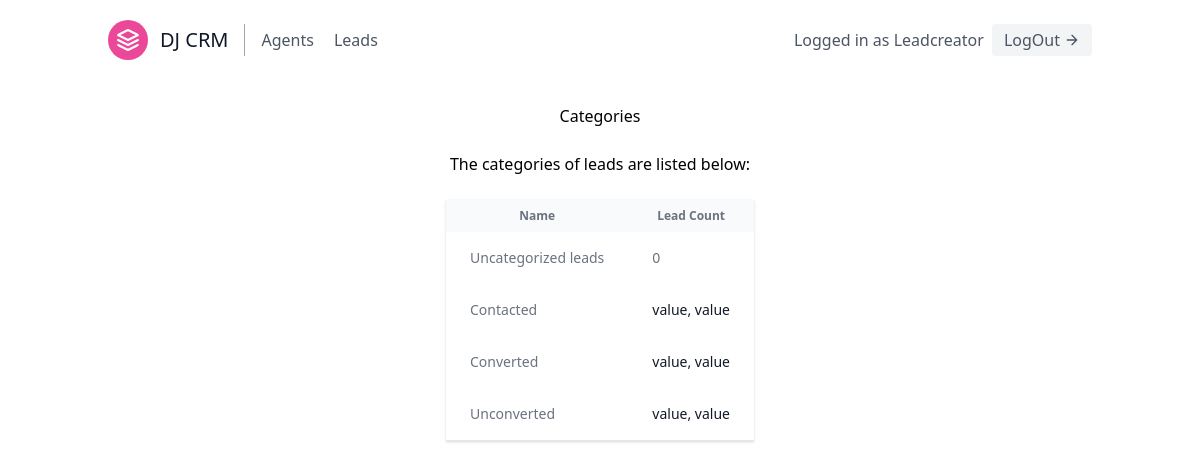
The page /leads/categories/ (signed in) on the database its author committed.
### leads/models.py (models this page shows, shortened)
class User(AbstractUser):
    is_organizer = models.BooleanField(default = True)
    is_agent = models.BooleanField(default = False)

class Category(models.Model):  #new, contacted, converted, unconverted(types of category)
    name = models.CharField(max_length=30)
    organization = models.ForeignKey(UserProfile, on_delete=models.CASCADE)

### leads/views.py (the view)
# urls.py: path('categories/', CategoryListView.as_view(), name ="categories"),
class CategoryListView(LoginRequiredMixin, generic.ListView):
    template_name = 'leads/category_lists.html'
    context_object_name = "category_list"
    def get_context_data(self, **kwargs):
        context = super(CategoryListView, self).get_context_data(**kwargs)
        user = self.request.user
        if user.is_organizer:
            queryset = Lead.objects.filter(organization = user.userprofile)
        else:
            queryset = Lead.objects.filter(organization =user.agent.organization)
        context.update(
            {
                'unassigned_lead_count':queryset.filter(category__isnull = True).count()
            }
        )
        return context
    def get_queryset(self):
        user = self.request.user
        if user.is_organizer:
            queryset = Category.objects.filter(organization = user.userprofile)
        else:
            queryset = Category.objects.filter(organization =user.agent.organization)
        return queryset

### leads/templates/leads/category_list.html (shortened to what this page needs)
{% extends 'base.html' %}
{% block content %}
<br />
<div class="container flex justify-center mx-auto">
    <h1>Categories</h1>
</div>
<br />
<div class="container flex justify-center mx-auto">
    <h2>The categories of leads are listed below: </h2>
</div>
<br />
<div class="container flex justify-center mx-auto">
    <div class="flex flex-col">
        <div class="w-full">
            <div class="border-b border-gray-200 shadow">
                <table>
                    <thead class="bg-gray-50">
                            <th class="px-6 py-2 text-xs text-gray-500">
                                Name
                            </th>
                            <th class="px-6 py-2 text-xs text-gray-500">
                                Lead Count
                            </th>
                    </thead>
                    <tbody class="bg-white">
                        <tr>
                            <td class = "px-6 py-4 text-sm text-gray-500">Uncategorized leads</td>
                            <td class="px-6 py-4 text-sm text-gray-500">{{unassigned_lead_count}}</td>
                        <tr>
                        {% for category in  category_list %}
                        <tr class="whitespace-nowrap">
                            <td class="px-6 py-4 text-sm text-gray-500">
                                {{category.name}}
                            </td>
                            <td class="px-6 py-4">
                                <div class="text-sm text-gray-900">
                                value, value
                                </div>
                            </td>
                        </tr>
                        {% endfor %}
                    </tbody>
                </table>
            </div>
        </div>
    </div>
</div>
{% endblock content %}

### templates/navbar.html (shortened to what this page needs)
<header class="text-gray-600 body-font">
  <div class="container mx-auto flex flex-wrap p-5 flex-col md:flex-row items-center">
    <a class="flex title-font font-medium items-center text-gray-900 mb-4 md:mb-0">
      <svg xmlns="http://www.w3.org/2000/svg" fill="none" stroke="currentColor" stroke-linecap="round" stroke-linejoin="round" stroke-width="2" class="w-10 h-10 text-white p-2 bg-pink-500 rounded-full" viewBox="0 0 24 24">
        <path d="M12 2L2 7l10 5 10-5-10-5zM2 17l10 5 10-5M2 12l10 5 10-5"></path>
      </svg>
      <span class="ml-3 text-xl">DJ CRM</span>
    </a>
    {% if not request.user.is_authenticated %}
    <a href = "{% url 'signup' %}" class = "inline-flex items-center bg-gray-100 border-0 py-1 px-3 focus:outline-none hover:bg-gray-200 rounded text-base mt-4 md:mt-0">SignUp Here</a>
    {% else %}
    <nav class="md:mr-auto md:ml-4 md:py-1 md:pl-4 md:border-l md:border-gray-400	flex flex-wrap items-center text-base justify-center">
    {% if request.user.is_organizer %}
     <a  href = "{% url 'agents:agent-list' %}" class="mr-5 hover:text-gray-900">Agents</a>
    {% endif %}
        <a  href = "{% url 'leads:lead-list' %}" class="mr-5 hover:text-gray-900">Leads</a>
    </nav>
    {% endif %}
    {% if request.user.is_authenticated %}
     Logged in as {{request.user.username}}
    <a href = "{% url 'logout' %}" class="ml-2 inline-flex items-center bg-gray-100 border-0 py-1 px-3 focus:outline-none hover:bg-gray-200 rounded text-base mt-4 md:mt-0">LogOut
      <svg fill="none" stroke="currentColor" stroke-linecap="round" stroke-linejoin="round" stroke-width="2" class="w-4 h-4 ml-1" viewBox="0 0 24 24">
        <path d="M5 12h14M12 5l7 7-7 7"></path>
      </svg>
    </a>
    {% endif %}
  </div>
</header>

### rows shown on the page
User: user.username "Leadcreator"
Category: name "Contacted"
Category: name "Converted"
Category: name "Unconverted"

### other values the page prints
{{ unassigned_lead_count }} "0"
